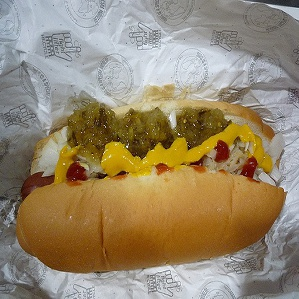
#> input picture images/hotdog/hotdog_1026.jpg, 299 x 299 px, given as the content of the folder ./train/, which was not available
$ python BoW.py
#> lines starting #> are read from the running program, lines starting #| are printed output that depends on the picture; pictures that were not available may be replaced by others from this repository, and a replacement may not be noted
import argparse
from tqdm import tqdm
import cv2
import numpy as np
import os
from sklearn.cluster import KMeans
from sklearn.svm import SVC
from sklearn.preprocessing import StandardScaler
from matplotlib import pyplot as plt
from sklearn import svm, datasets
from sklearn.model_selection import train_test_split
from sklearn.metrics import confusion_matrix
from sklearn.utils.multiclass import unique_labels
from sklearn.metrics.pairwise import chi2_kernel
from sklearn.model_selection import GridSearchCV
from sklearn.metrics import accuracy_score

def getFiles(train, path):
    images = []
    count = 0
    for folder in os.listdir(path):
        if folder != '.DS_Store':
            for file in  os.listdir(os.path.join(path, folder)):
                images.append(os.path.join(path, os.path.join(folder, file)))

    if(train is True):
        np.random.shuffle(images)

    return images

def getDescriptors(sift, img):
    kp, des = sift.detectAndCompute(img, None)
    return des

def readImage(img_path):
#> called with img_path = './train/hotdog_1026.jpg/hotdog_1026.jpg'
    img = cv2.imread(img_path, 0)
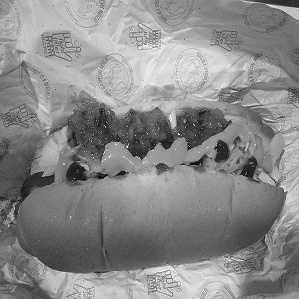
#> img: shape (299, 299); min 0, max 255, mean 137
    return cv2.resize(img,(150,150))
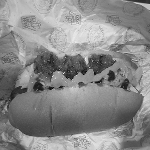
#> returned value: shape (150, 150); min 4, max 248, mean 136.8
#> in getDescriptors, `kp, des = sift.detectAndCompute(img, None)`: kp = 160 keypoints; strongest (x, y, size): (50, 88, 2.6), (61, 87, 2.2), (111, 76, 5.3), (96, 82, 1.9)

def vstackDescriptors(descriptor_list):
    descriptors = np.array(descriptor_list[0])
    for descriptor in descriptor_list[1:]:
        descriptors = np.vstack((descriptors, descriptor))
#> this loop made 0 passes

    return descriptors

def clusterDescriptors(descriptors, no_clusters):
    kmeans = KMeans(n_clusters = no_clusters).fit(descriptors)
    return kmeans

def extractFeatures(kmeans, descriptor_list, image_count, no_clusters):
#> called with image_count = 1, no_clusters = 15
    im_features = np.array([np.zeros(no_clusters) for i in range(image_count)])
    for i in range(image_count):
        for j in range(len(descriptor_list[i])):
            feature = descriptor_list[i][j]
            feature = feature.reshape(1, 128)
            idx = kmeans.predict(feature)
            im_features[i][idx] += 1

    return im_features

def normalizeFeatures(scale, features):
    return scale.transform(features)

def plotHistogram(im_features, no_clusters):
#> called with im_features = array of shape (1, 15), no_clusters = 15
    x_scalar = np.arange(no_clusters)
    y_scalar = np.array([abs(np.sum(im_features[:,h], dtype=np.int32)) for h in range(no_clusters)])
#> y_scalar = [0, 0, 0, 0, 0, 0, 0, 0, 0, 0, 0, 0, 0, 0, 0]

    plt.bar(x_scalar, y_scalar)
    plt.xlabel("Visual Word Index")
    plt.ylabel("Frequency")
    plt.title("Complete Vocabulary Generated")
    plt.xticks(x_scalar + 0.4, x_scalar)
    plt.show()
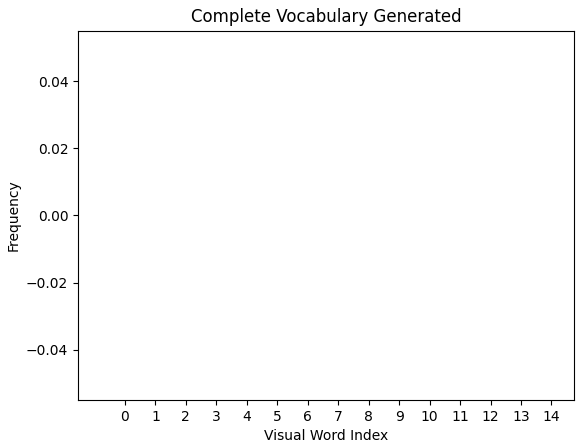
#> figure drawn by matplotlib, 1 panel

def svcParamSelection(X, y, kernel, nfolds):
    Cs = [0.5, 0.1, 0.15, 0.2, 0.3]
    gammas = [0.1, 0.11, 0.095, 0.105]
    param_grid = {'C': Cs, 'gamma' : gammas}
    grid_search = GridSearchCV(SVC(kernel=kernel), param_grid, cv=nfolds)
    grid_search.fit(X, y)
    grid_search.best_params_
    return grid_search.best_params_

def findSVM(im_features, train_labels, kernel):
    features = im_features
    if(kernel == "precomputed"):
      features = np.dot(im_features, im_features.T)

    params = svcParamSelection(features, train_labels, kernel, 5)
    C_param, gamma_param = params.get("C"), params.get("gamma")
    print(C_param, gamma_param)
    class_weight = {
        0: 1,
        1: 1
    }

    svm = SVC(kernel = kernel, C =  C_param, gamma = gamma_param, class_weight = class_weight)
    svm.fit(features, train_labels)
    return svm

# [54 lines left out: functions plotConfusionMatrix, plotConfusions, not called in this run]

def findAccuracy(true, predictions):
    print ('accuracy score: %0.3f' % accuracy_score(true, predictions))

def trainModel(path, no_clusters, kernel):
    images = getFiles(True, path)
    print("Train images path detected.")
    sift = cv2.xfeatures2d.SIFT_create()
    descriptor_list = []
    train_labels = np.array([])
    label_count = 7
    image_count = len(images)

    for img_path in images:
        # [14 lines of commented-out code are left out]
        if ('hotdog' in img_path):
            class_index = 0
        else: class_index = 1

        train_labels = np.append(train_labels, class_index)
        img = readImage(img_path)
        des = getDescriptors(sift, img)
        descriptor_list.append(des)

    descriptors = vstackDescriptors(descriptor_list)
    print("Descriptors vstacked.")

    kmeans = clusterDescriptors(descriptors, no_clusters)
    print("Descriptors clustered.")

    im_features = extractFeatures(kmeans, descriptor_list, image_count, no_clusters)
    print("Images features extracted.")

    scale = StandardScaler().fit(im_features)
    im_features = scale.transform(im_features)
    print("Train images normalized.")

    plotHistogram(im_features, no_clusters)
    print("Features histogram plotted.")

    svm = findSVM(im_features, train_labels, kernel)
    print("SVM fitted.")
    print("Training completed.")

    return kmeans, scale, svm, im_features

# [68 lines left out: function testModel, not called in this run]

def execute(train_path, test_path, no_clusters, kernel):
    kmeans, scale, svm, im_features = trainModel(train_path, no_clusters, kernel)
    testModel(test_path, kmeans, scale, svm, im_features, no_clusters, kernel)

if __name__ == '__main__':

    # [13 lines of commented-out code are left out]
    train_path = './train/'
    #print(os.listdir(train_path))
    test_path = './test/'
#> (the run stopped early here; a loop or call above may not have finished)

$ run again, on images/hotdog/hotdog_114.jpg
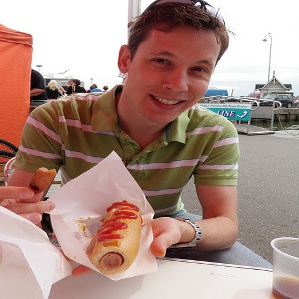
#> input picture images/hotdog/hotdog_114.jpg, 299 x 299 px, given as the content of the folder ./train/, which was not available
#> in readImage, `img = cv2.imread(img_path, 0)`:
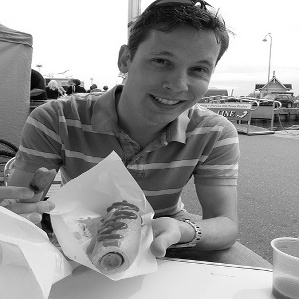
#> img: shape (299, 299); min 0, max 255, mean 151.9
#> in readImage, `return cv2.resize(img,(150,150))`:
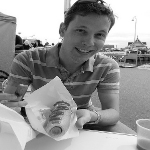
#> returned value: shape (150, 150); min 1, max 255, mean 151.8
#> kp = 190 keypoints; strongest (x, y, size): (23, 112, 4.8), (38, 41, 2), (129, 43, 2), (18, 40, 4.9)
#> y_scalar = [0, 0, 0, 0, 0, 0, 0, 0, 0, 0, 0, 0, 0, 0, 0]

$ run again, on images/hotdog/hotdog_1222.jpg
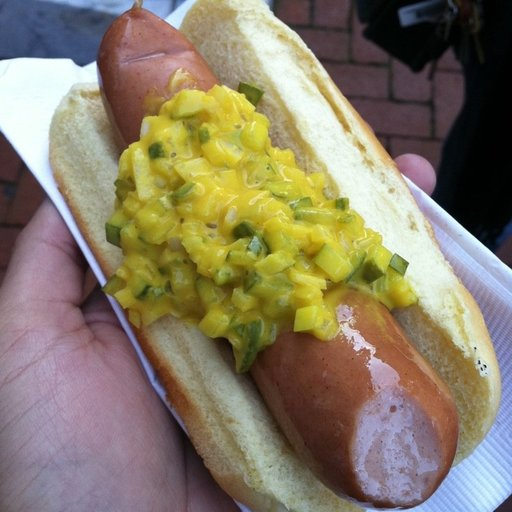
#> input picture images/hotdog/hotdog_1222.jpg, 512 x 512 px, given as the content of the folder ./train/, which was not available
#> in readImage, `img = cv2.imread(img_path, 0)`:
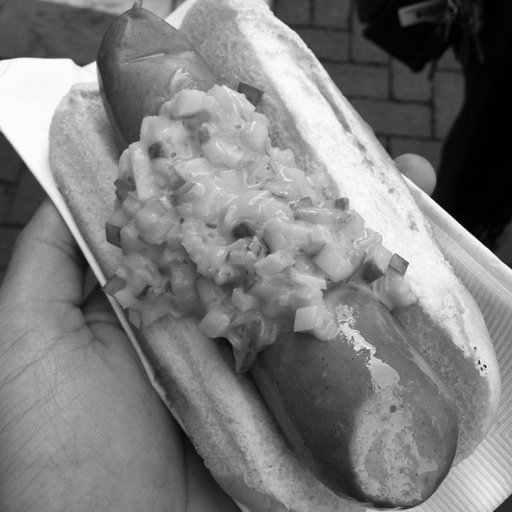
#> img: shape (512, 512); min 0, max 255, mean 125.5
#> in readImage, `return cv2.resize(img,(150,150))`:
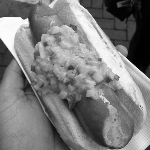
#> returned value: shape (150, 150); min 0, max 253, mean 125.4
#> kp = 210 keypoints; strongest (x, y, size): (26, 22, 4.2), (114, 61, 20.1), (127, 57, 1.9), (10, 45, 6.2)
#> y_scalar = [0, 0, 0, 0, 0, 0, 0, 0, 0, 0, 0, 0, 0, 0, 0]

$ run again, on images/hotdog/hotdog_126.jpg
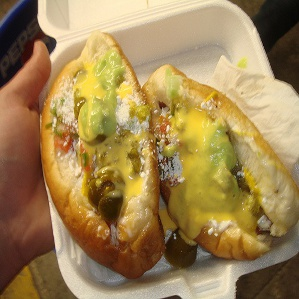
#> input picture images/hotdog/hotdog_126.jpg, 299 x 299 px, given as the content of the folder ./train/, which was not available
#> in readImage, `img = cv2.imread(img_path, 0)`:
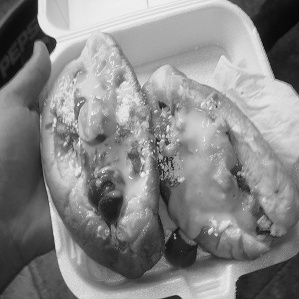
#> img: shape (299, 299); min 5, max 253, mean 134.5
#> in readImage, `return cv2.resize(img,(150,150))`:
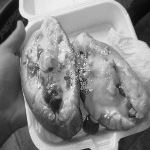
#> returned value: shape (150, 150); min 6, max 240, mean 134.3
#> kp = 207 keypoints; strongest (x, y, size): (25, 22, 4.2), (55, 105, 9), (69, 97, 9.9), (19, 23, 3.6)
#> y_scalar = [0, 0, 0, 0, 0, 0, 0, 0, 0, 0, 0, 0, 0, 0, 0]
